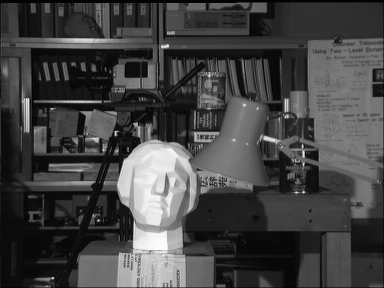
#> input picture seminars/seminar_08/data/tsukuba_l.png, 384 x 288 px
$ jupyter execute Seminar_8.ipynb   (shell and % lines are left out)
#> lines starting #> are read from the running program, lines starting #| are printed output that depends on the picture
# Семинар 8 - Алгоритмы анализа стереопар изображений

***

Полезные материалы:

- [First Principles of Computer Vision - Camera Calibration | Uncalibrated Stereo](https://youtube.com/playlist?list=PL2zRqk16wsdoCCLpou-dGo7QQNks1Ppzo&si=iXEBEehuQr-IgIVC) - плейлист с серией лекций по калибровке камеры и стереозрению
- [Simple Stereo | Camera Calibration](https://youtu.be/hUVyDabn1Mg?si=HmalQZKI9ytoyxPn) - лекция из плейлиста выше, в которой доступно раскрывается тема данного семинара

На этом семинаре будет разобрана тема стереозрения, которая заключается в применении нескольких видов камер для получения информации о глубине обзора. Используя стереозрение, можно определить местоположение точки в мире по ее изображениям в разных ракурсах камеры.

Термин охватывает многие приложения, работающие с несколькими видами отслеживаемого объекта под разными углами. Это могут быть стереокамеры, которые имеют несколько камер на одних и тех же устройствах, или разные виды с разных устройств.

1. **3D реконструкция с нескольких ракурсов**: знаем параметры калибровки каждой из камер, необходимо найти положение 3D объекта в мировых координатах.

2. **Оценка на основе движения (Structure From Motion)**: не знаем параметры калибровки, необходимо одновременно восстановить и координаты, и калибровку.

Первая задача проще в своей постановке, рассмотрим ее.

## Моно/Стерео зрение

_Источник изображений: https://github.com/polygon-software/python-visual-odometry_

**Идея:** можем найти пересечение лучей, исходящих из разных камер, и по параметрам камеры определить расстояние до объекта. Вы можете ощутить эффект стереовидения на основе своих глаз. Поставьте палец перед глазами. Закройте один глаз, потом другой глаз. Вы заметите, что пальцы, кажется, прыгают слева направо. Это наблюдаемое горизонтальное смещение называется диспаратностью (расхождением, disparity).

Рассмотрим более простой случай с выровненными (ректифицированными) камерами.

## Вопрос 1

Зная $f$ (фокальное расстояние камер), $b$ (расстояние между камерами), $u_l$, $u_r$, определить расстояние до объекта $Z_{p}$.

**Ответ:**
Чтобы найти расстояние до объекта $Z_{p}$, используется формула из геометрии стереозрения, которая связывает фокусное расстояние f, базовое расстояние между камерами b, и диспаратность d=$u_l$ - $u_r$ (горизонтальное смещение между соответствующими точками на левом и правом изображениях):
$Z_{p}$=(f*b)/d

## Расчет диспаратности с помощью OpenCV

[cell 1]
import numpy as np
import cv2
from matplotlib import pyplot as plt

imgL = cv2.imread('data/tsukuba_l.png',0)
#> imgL is the input picture: shape (288, 384); min 0, max 252, mean 67.6
imgR = cv2.imread('data/tsukuba_r.png',0)
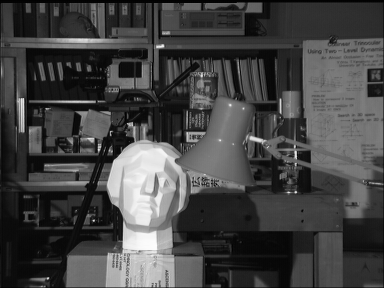
#> input picture seminars/seminar_08/data/tsukuba_r.png, 384 x 288 px
#> imgR is the input picture: shape (288, 384); min 0, max 253, mean 68

fig, ax = plt.subplots(1, 2, figsize=(10, 5))

ax[0].imshow(imgL, cmap="gray")
ax[1].imshow(imgR, cmap="gray")
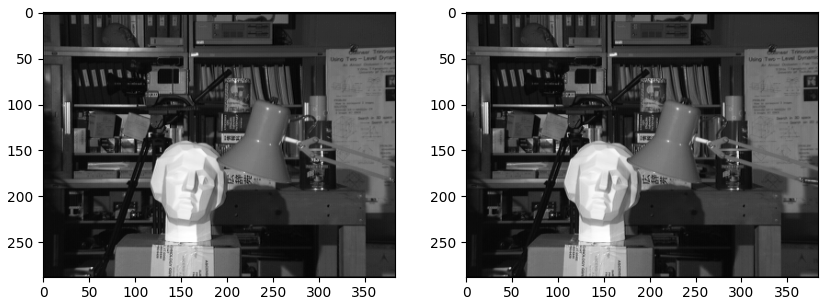
#> figure drawn by matplotlib, 2 panels

### cv2.StereoBM_create

https://docs.opencv.org/4.5.0/d9/dba/classcv_1_1StereoBM.html#a04fdf00525f82fe708d556e2cd359004

Чем меньше `blockSize` - тем детальнее карта диспаратности, однако и количество шума растет.

[cell 2]
stereo = cv2.StereoBM_create(
    numDisparities=16,  # search range for each pixel
    blockSize=5,       # linear size of the blocks
)
disparity = stereo.compute(imgL, imgR)
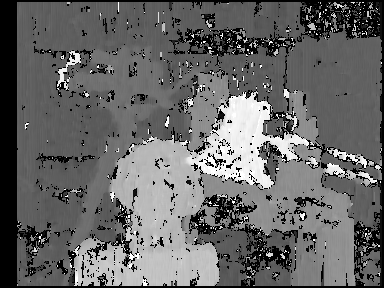
#> disparity: shape (288, 384) int16; min -16, max 240, mean 87.7; drawn with min black and max white

plt.imshow(disparity, cmap='gray')

При слишком больших значениях `blockSize` шум отсутствует, однако детализация крайне низка:

[cell 3]
stereo = cv2.StereoBM_create(
    numDisparities=16,  # search range for each pixel
    blockSize=31,       # linear size of the blocks
)
disparity = stereo.compute(imgL, imgR)
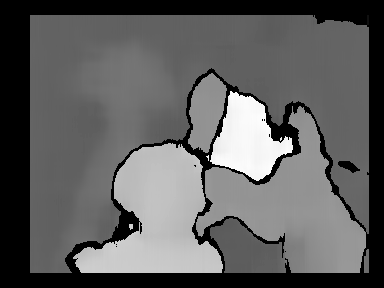
#> disparity: shape (288, 384) int16; min -16, max 231, mean 76.4; drawn with min black and max white

plt.imshow(disparity, cmap='gray')

[cell 4]
stereo = cv2.StereoBM_create(
    numDisparities=16,  # search range for each pixel
    blockSize=15,       # linear size of the blocks
)
disparity = stereo.compute(imgL, imgR)
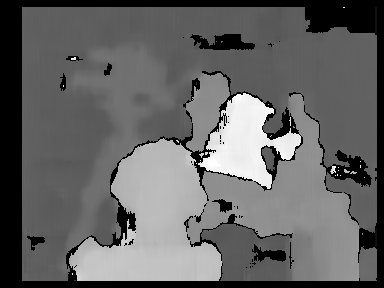
#> disparity: shape (288, 384) int16; min -16, max 240, mean 85.2; drawn with min black and max white

plt.imshow(disparity, cmap='gray')

## Задание 1 - реализация алгоритма расчета диспаратности

Рассмотрим базовый жадный алгоритм наилучшего соответсвия (winner takes all, WTA) между изображениями с помощью блоков и метрики близости (sum of absolute difference, SAD).

**Заполните пропуски в коде**

[cell 5]
def compare_blocks(
    block_left: np.array,
    block_right: np.array,
) -> float:
    '''
    Takes blocks from left/right image
    and return similarity metric (for example, sum of absolute differences)
    '''

    # SAD is the sum of absolute differences of intensities
    metric = np.sum(np.abs(block_left - block_right))

    return metric


def get_disparity(
    imgL: np.array,  # (H, W) Grayscale
    imgR: np.array,  # (H, W) Grayscale
    numDisparities: int,  # the same in opencv
    blockSize: int,  # the same in opencv
) -> np.array:

#> called with numDisparities = 16, blockSize = 15
    assert imgL.shape == imgR.shape, 'Images are not equal'

    H, W = imgL.shape
#> H = 288; W = 384
    disparity_map = np.zeros_like(imgL)  # (H, W)

    for i in range(H):
        for j in range(W):

            # define base block to compare
            # using blockSize and i, j

            half_block = blockSize // 2
            row_min = max(0, i - half_block)
            row_max = min(H, i + half_block + 1)
            col_min = max(0, j - half_block)
            col_max = min(W, j + half_block + 1)
            block_left = imgL[row_min:row_max, col_min:col_max]
            metrics = []

            for k in range(1, numDisparities):

                # define secondary block to compare
                # using blockSize and i, j

                col_min_r = max(0, j - k - half_block)
                col_max_r = min(W, j - k + half_block + 1)
                block_right = imgR[row_min:row_max, col_min_r:col_max_r]

                # metrics.append(
                #     compare_blocks(
                #       block_left,
                #       block_right
                #     )
                # )
                 # Если блок выходит за границы изображения, мы его не сравниваем
                if block_left.shape == block_right.shape:
                    metrics.append(compare_blocks(block_left, block_right))
                else:
                    metrics.append(float('inf'))  # Максимальное значение для невозможного сопоставления


            # Выбор индекса с наименьшей метрикой
            best_index = np.argmin(metrics)
            # Конвертация индекса в диспаратность
            if metrics[best_index] != float('inf'):
                disparity_map[i, j] = best_index
            else:
                disparity_map[i, j] = 0
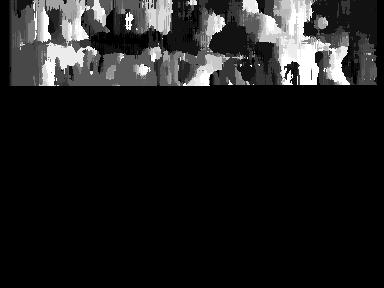
#> disparity_map: shape (288, 384); min 0, max 14, mean 1.6; drawn with min black and max white

    return disparity_map
